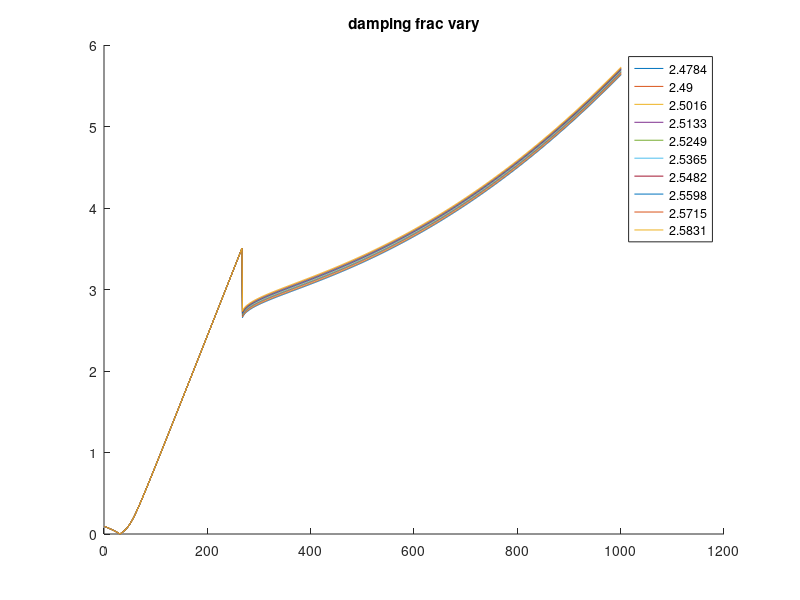

MATLAB code to generate this figure:
clear all
close all
n_particles = 2;
t_max = 10;
dt = 0.01;
t_durn = 0:dt:t_max;


% particle params
m = 1;
k=0.75;
damping_frac = 0.9;
R = 10;

%
diff_coef = 3.832e-10;
atomic_vol = 1.18e-7;
surface_energy = 2.5*0.01;
dihedral_angle = 146*(pi/180); % radians
density = 8920;
kT = 1.38e-23*1e3;

% initial vals
x = zeros(n_particles,length(t_durn));
y = zeros(n_particles,length(t_durn));

vx = zeros(n_particles,length(t_durn));
vy = zeros(n_particles,length(t_durn));

vrn_vec = zeros(1,length(t_durn));

force_e_x = zeros(1,length(t_durn));
force_e_y = zeros(1,length(t_durn));

force_d_x = zeros(1,length(t_durn));
force_d_y = zeros(1,length(t_durn));


force_v_x = zeros(1,length(t_durn));
force_v_y = zeros(1,length(t_durn));

force_s_x = zeros(1,length(t_durn));
force_s_y = zeros(1,length(t_durn));

force_total_x = zeros(1,length(t_durn));
force_total_y = zeros(1,length(t_durn));

a = zeros(1,length(t_durn));


forces_all_order = zeros(length(-0.5:0.5:3), length(t_durn));
e_forces_all_order = zeros(length(-0.5:0.5:3), length(t_durn));
d_forces_all_order = zeros(length(-0.5:0.5:3), length(t_durn));
v_forces_all_order = zeros(length(-0.5:0.5:3), length(t_durn));
s_forces_all_order = zeros(length(-0.5:0.5:3), length(t_durn));


% intialise
x(1,1) = rand;
x(2,1) = rand;

y(1,1) = rand;
y(2,1) = rand;

d = sqrt( (x(1,1) - x(2,1))^2  +  (y(1,1) - y(2,1))^2 );
if d >= 2*R
    while d > 2*R
        x(1,1) = rand;
        x(2,1) = rand;

        y(1,1) = rand;
        y(2,1) = rand;

        d = sqrt( (x(1,1) - x(2,1))^2  +  (y(1,1) - y(2,1))^2 );
    end
end

vx(1,1) = rand;
vx(2,1) = rand;

vy(1,1) = rand;
vy(2,1) = rand;
% initialize
t=2; ord = 1;
d = sqrt( (x(1,t-1) - x(2,t-1))^2  +  (y(1,t-1) - y(2,t-1))^2 );
force_e = k*(d^ord);
dx = ( x(1,t-1) - x(2,t-1) );
dy = ( y(1,t-1) - y(2,t-1) );
force_e_x(t-1) = force_e*(abs(dx)/d);
force_e_y(t-1) = force_e*(abs(dy)/d);

v1x = vx(1,t-1);
v1y = vy(1,t-1);

v2x = vx(2,t-1);
v2y = vy(2,t-1);

unit_vec = [dx, dy]./d;
v1n = v1x*unit_vec(1) + v1y*unit_vec(2);
v2n = v2x*unit_vec(1) + v2y*unit_vec(2);
vrn = v1n - v2n;
vrn_vec(t-1) = vrn;

%     force_d = damping_frac*sqrt(2*m*k)*vrn;
% according to other paper, so that penetration power can be kept at both
% terms
force_d = damping_frac*(d^ord)*sqrt(2*m*k)*vrn;
force_d_x(t-1) = force_d*(abs(dx)/d);
force_d_y(t-1) = force_d*(abs(dy)/d);

force_total_x(t-1) = force_e_x(t-1) + force_d_x(t-1);
force_total_y(t-1) = force_e_y(t-1) + force_d_y(t-1);


ord = 1;
% sensitivity
param_range = linspace(142*(pi/180),148*(pi/180),10);
figure
hold on
for param=param_range
    dihedral_angle = param;
    for t=2:length(t_durn)
        
        d = sqrt( (x(1,t-1) - x(2,t-1))^2  +  (y(1,t-1) - y(2,t-1))^2 );

        if d < R/5
            force_e = k*(d^ord);
            dx = ( x(1,t-1) - x(2,t-1) );
            dy = ( y(1,t-1) - y(2,t-1) );
            force_e_x(t) = force_e*(abs(dx)/d);
            force_e_y(t) = force_e*(abs(dy)/d);


            v1x = vx(1,t-1);
            v1y = vy(1,t-1);

            v2x = vx(2,t-1);
            v2y = vy(2,t-1);

            unit_vec = [dx, dy]./d;
            v1n = v1x*unit_vec(1) + v1y*unit_vec(2);
            v2n = v2x*unit_vec(1) + v2y*unit_vec(2);
            vrn = v1n - v2n;
            vrn_vec(t) = vrn;
            %     force_d = damping_frac*sqrt(2*m*k)*vrn;
            % according to other paper, so that penetration power can be kept at both
            % terms
            force_d = damping_frac*(d^ord)*sqrt(2*m*k)*vrn;
            force_d_x(t) = force_d*(abs(dx)/d);
            force_d_y(t) = force_d*(abs(dy)/d);

            force_total_x(t) = force_e_x(t) + force_d_x(t);
            force_total_y(t) = force_e_y(t) + force_d_y(t);

            e_forces_all_order(ord*2 + 2,:) = sqrt( (force_e_x).^2 + (force_e_y).^2  );
            d_forces_all_order(ord*2 + 2,:) = sqrt( (force_d_x).^2 + (force_d_y).^2  );
        else % d > r/2 else
            if a(t-1) == 0
                a(t-1) = 1.5*rand;
            end

            force_v = (pi*(a(t-1)^4))/(8*((diff_coef*atomic_vol)/(kT)));
            dx = ( x(1,t-1) - x(2,t-1) );
            dy = ( y(1,t-1) - y(2,t-1) );
            force_v_x(t) = force_v*(abs(dx)/d);
            force_v_y(t) = force_v*(abs(dy)/d);


            v1x = vx(1,t-1);
            v1y = vy(1,t-1);

            v2x = vx(2,t-1);
            v2y = vy(2,t-1);

            unit_vec = [-dx, -dy]./d;
            v1n = v1x*unit_vec(1) + v1y*unit_vec(2);
            v2n = v2x*unit_vec(1) + v2y*unit_vec(2);
            vrn = v1n - v2n;
            vrn_vec(t) = vrn;
            a(t) = sqrt(a(t-1)^2 -  2*R*vrn*dt);

            force_s = pi*(surface_energy)*(4*R*( 1 - 0.5*cos(dihedral_angle/2) ) + a(t-1)*sin(dihedral_angle/2) );
            force_s_x(t) = force_s*(abs(dx)/d);
            force_s_y(t) = force_s*(abs(dy)/d);


            force_total_x(t) = force_v_x(t) + force_s_x(t);
            force_total_y(t) = force_v_y(t) + force_s_y(t);


            v_forces_all_order(ord*2 + 2,:) = sqrt( (force_v_x).^2 + (force_v_y).^2  );
            s_forces_all_order(ord*2 + 2,:) = sqrt( (force_s_x).^2 + (force_s_y).^2  );


        end % d > r/2

        for n=1:n_particles
            vx(n,t) =  vx(n,t-1)+ (  (-1^n)*(force_total_x(t))/m   )*dt;
            vy(n,t) =  vy(n,t-1) + (  (-1^n)*(force_total_y(t))/m   )*dt;
        end

        for n=1:n_particles
            x(n,t) = x(n,t-1) + vx(n,t)*dt;
            y(n,t) = y(n,t-1) + vy(n,t)*dt;
        end
    end % t
 plot(sqrt( (force_total_x).^2 + (force_total_y).^2  ))
end % end of param
hold off
legend([strsplit(num2str(param_range))])
title('damping frac vary')




%     plot( sqrt( (x(1,:)-x(2,:)).^2 + (y(1,:)-y(2,:)).^2 ), 'LineWidth',3 )
%     plot(vrn_vec,'LineWidth',3)







